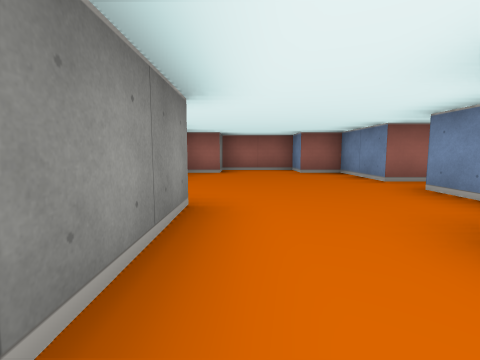
view 1 (above)

12 first-person views from a walk through a cub3D maze. The camera is about half as high as the walls, tilts 6° down and sees 85° across. The floor is counted in squares. Each view is taken from the middle of a square. On the plan, view 1 faces up. The plan holds only what a view shows up to about 9 squares ahead; the rest is blank.

view 2
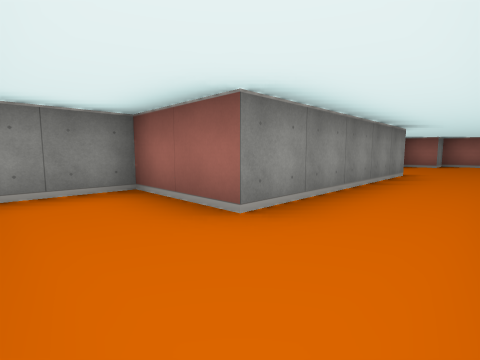

view 3
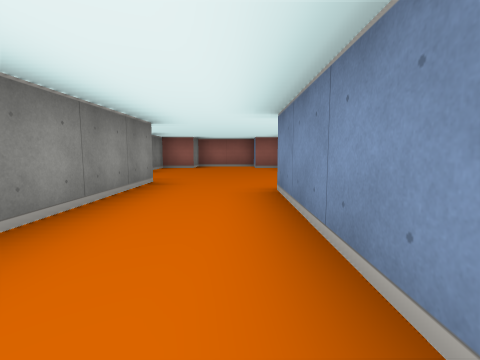

view 4
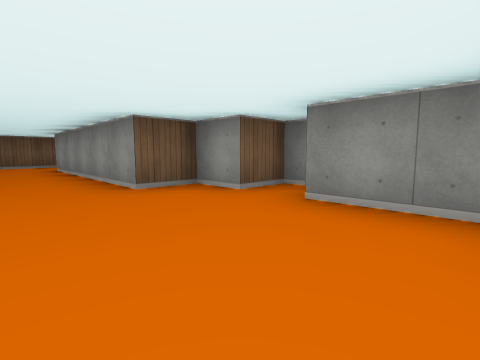

view 5
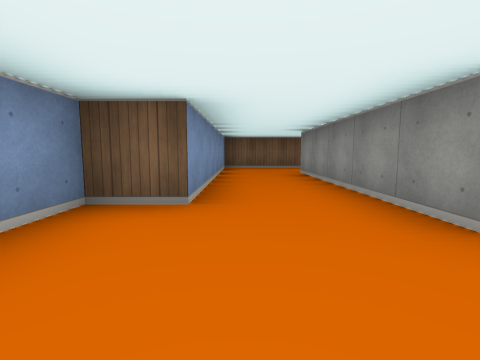

view 6
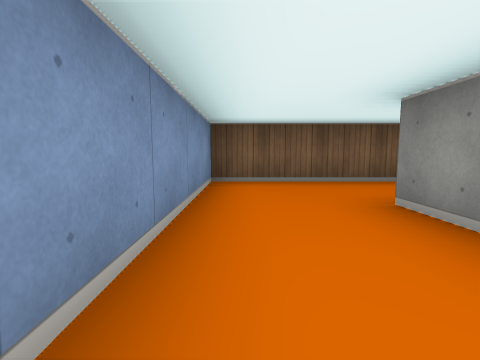

view 7
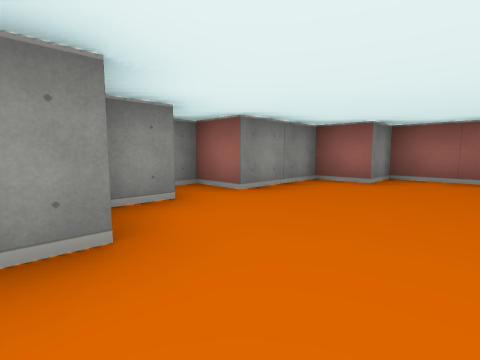

view 8
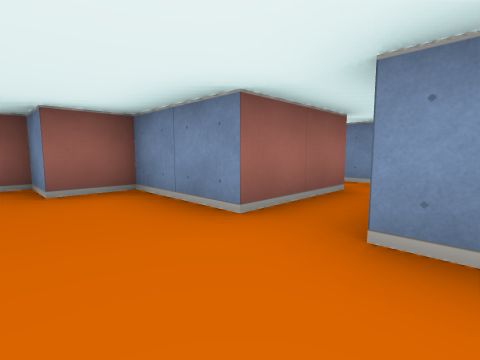

view 9
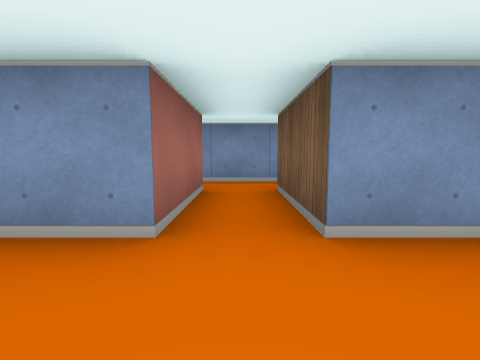

view 10
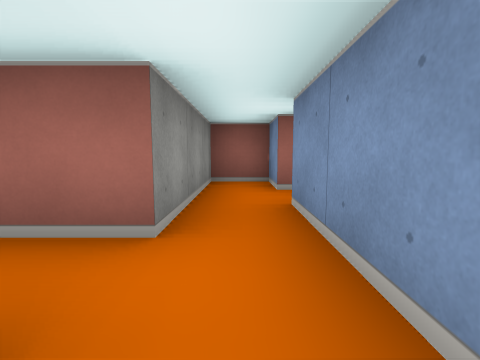

view 11
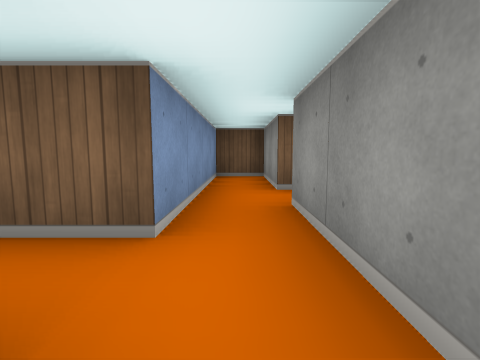

view 12
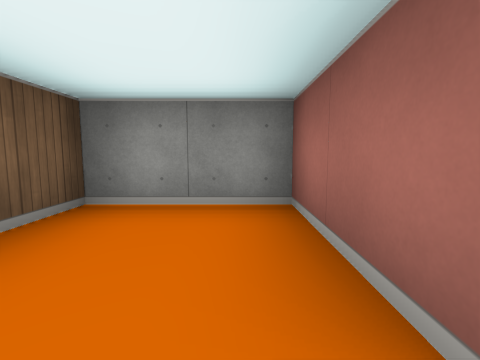

### Floor plan
Points are (right, up) in squares from view 1. A wall is a line through its corners. A room is listed if a view was taken in it or the views show most of it. See-through windows are left out.
Room 1 (views 1, 2, 3, 4, 5, 6, 7, 8, 9, 12)
walls: (2.5, 4.5) (2.5, 6.5) (1.5, 6.5) (1.5, 7.5) (-0.5, 7.5) (-0.5, 6.5) (-1.5, 6.5) (-1.5, 4.5) (-2.5, 4.5) (-2.5, 3.5) (-1.5, 3.5) (-1.5, 2.5) (-0.5, 2.5) (-0.5, -2.5) (-2.5, -2.5) (-2.5, -4.5) (1.5, -4.5) (1.5, 1.5) (2.5, 1.5) (2.5, 3.5)
ways out: opening at (3.5, 4) to room 2
Room 2 (view 10)
walls: (4.5, 4.5) (2.5, 4.5); (2.5, 3.5) (4.5, 3.5) (4.5, 1.5) (5.5, 1.5) (5.5, 4.5)
ways out: opening at (3.5, 4) to room 1; opening at (5, 5) to room 3
Room 3 (view 11)
walls: (5.5, 6.5) (5.5, 7.5) (4.5, 7.5) (4.5, 4.5); (5.5, 4.5) (5.5, 5.5) (6.5, 5.5)
ways out: opening at (5, 5) to room 2

Positions as (right, up) in squares from view 1, and headings:
1: (0, 0), facing up
2: (1, -4), facing up-left
3: (1, -2), facing up
4: (1, 6), facing down-left
5: (1, 4), facing down
6: (1, 0), facing down
7: (1, 2), facing up-left
8: (1, 3), facing up-right
9: (1, 4), facing right
10: (5, 3), facing up
11: (5, 7), facing down
12: (0, -3), facing left
